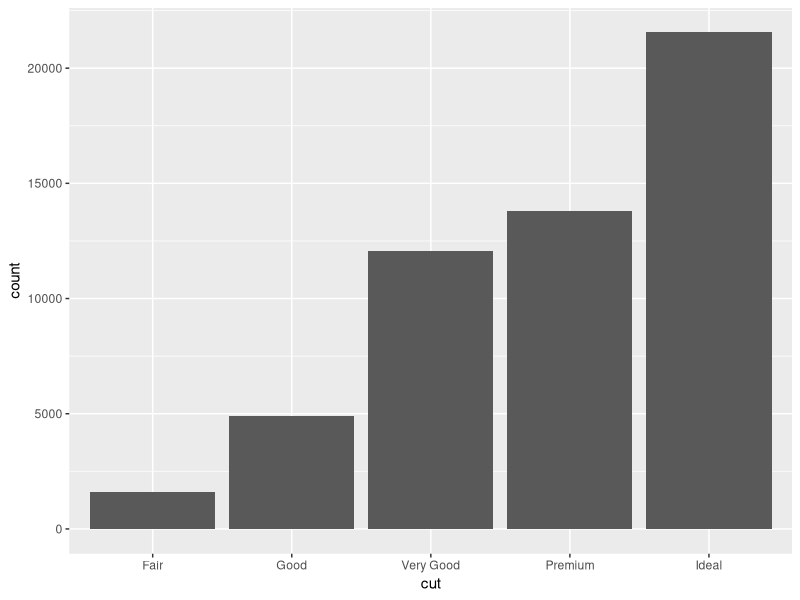
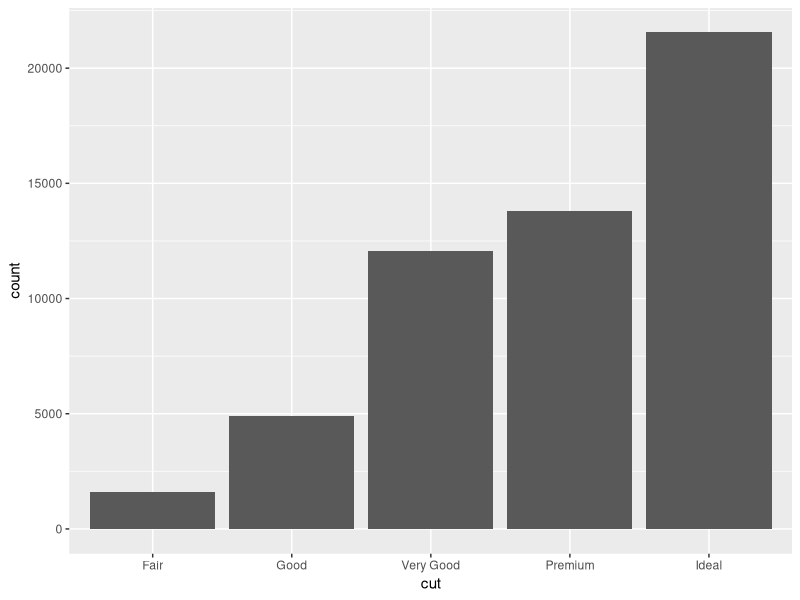
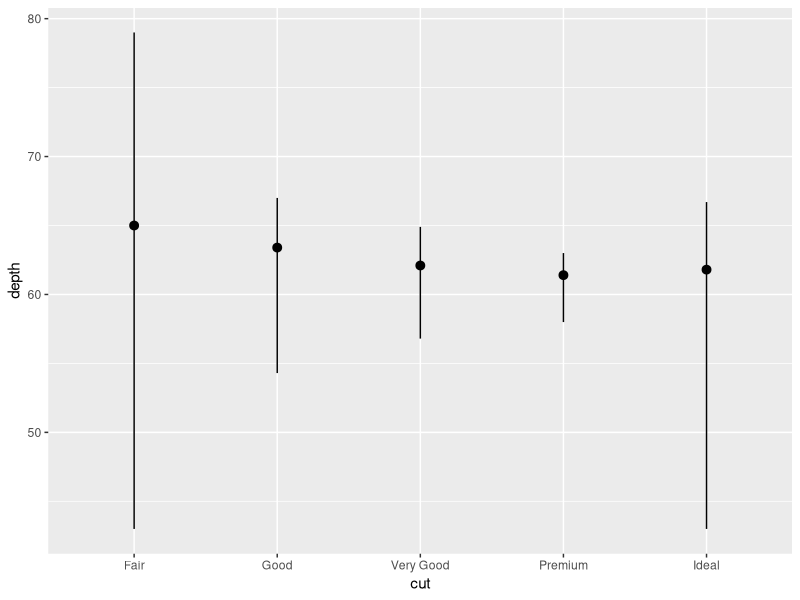
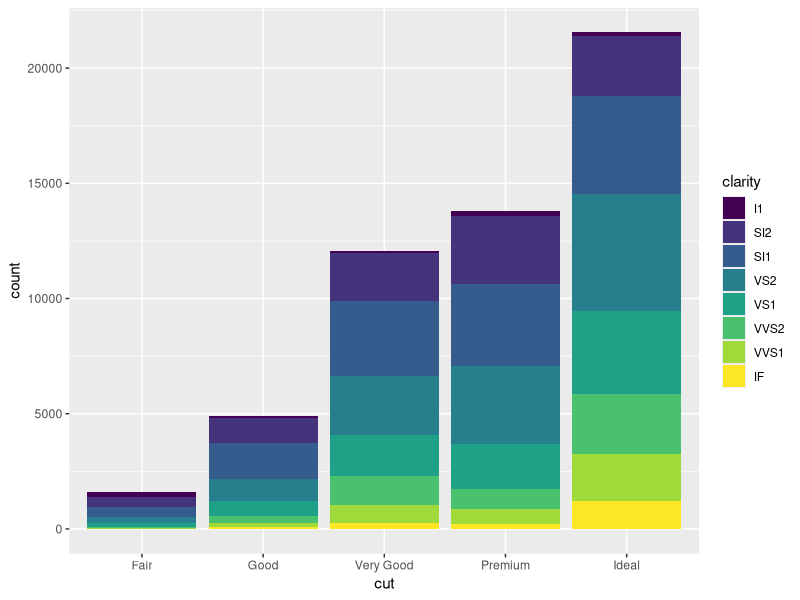
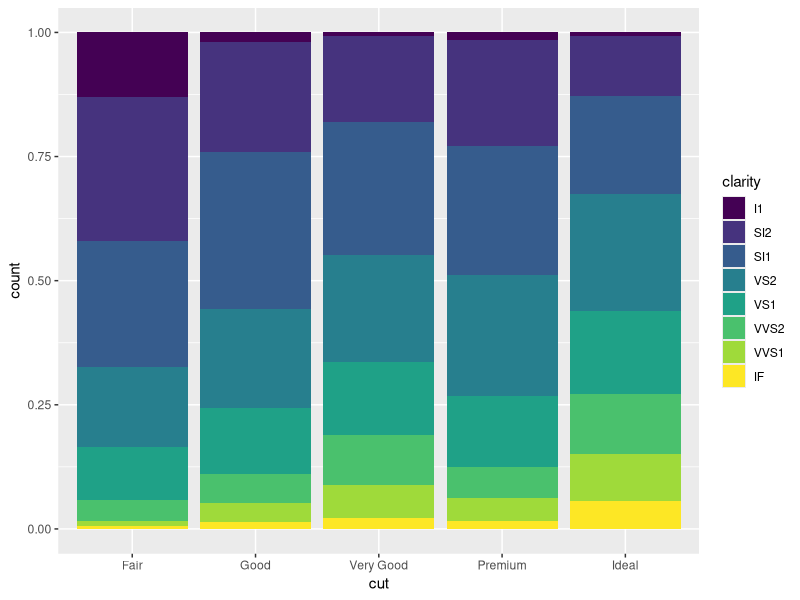
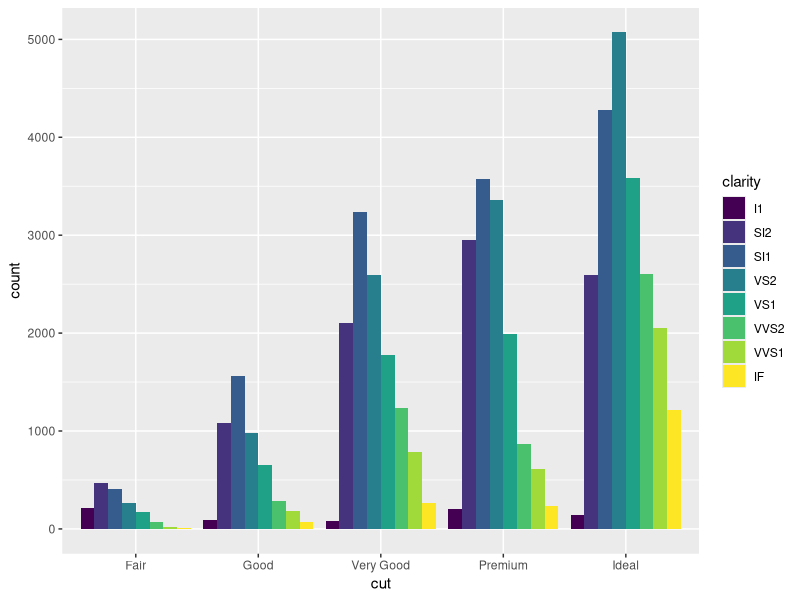
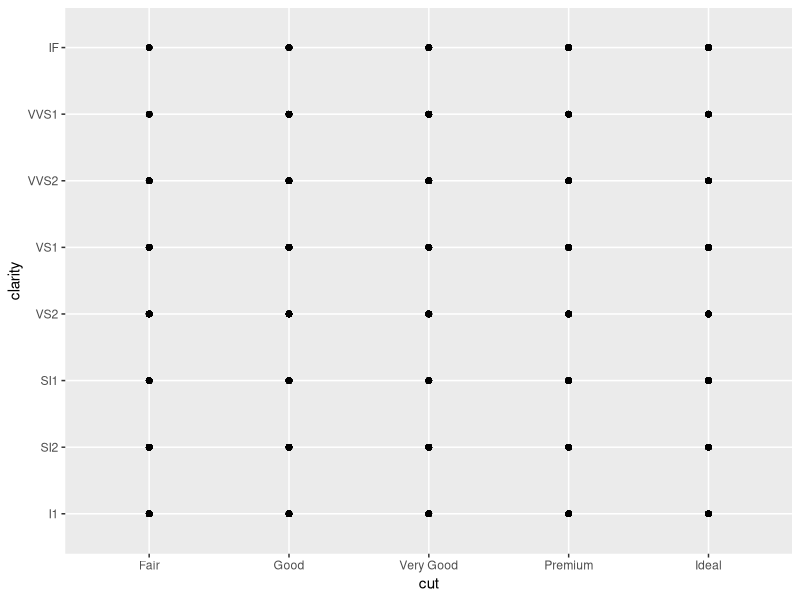
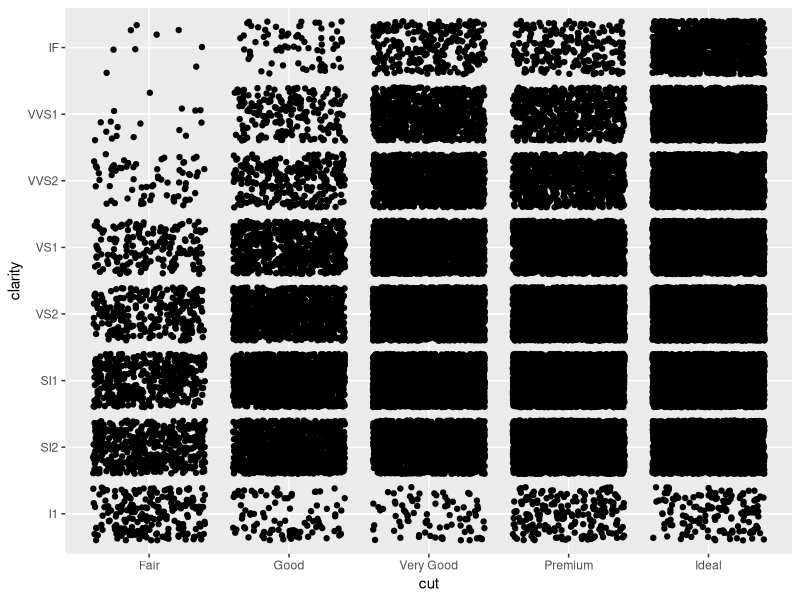

R code for these plots, in order:
# Exercise 2: More ggplot2 Grammar

# Install and load `ggplot2`
# install.packages("ggplot2") # if needed
library("ggplot2")

# For this exercise you will again be working with the `diamonds` data set.
# Use `?diamonds` to review details about this data set
?diamonds


## Statistical Transformations

# Draw a bar chart of the diamonds data, organized by cut
# The height of each bar is based on the "count" (number) of diamonds with that cut
ggplot(data = diamonds) +  geom_bar(mapping = aes(x=cut))

# Use the `stat_count` to apply the statistical transformation "count" to the diamonds
# by cut. You do not need a separate geometry layer!
ggplot(data = diamonds) +  stat_count(mapping = aes(x=cut))

# Use the `stat_summary` function to draw a chart with a summary layer.
# Map the x-position to diamond `cut`, and the y-position to diamond `depth`
# Bonus: use `min` as the function ymin, `max` as the function ymax, and `median` as the function y
ggplot(data = diamonds) +  stat_summary(mapping = aes(x = cut, y = depth),
                                        fun.ymin = min, fun.ymax = max, fun.y = median)


## Position Adjustments

# Draw a bar chart of diamond data organized by cut, with each bar filled by clarity.
# You should see a _stacked_ bar chart.
ggplot(data = diamonds) +  geom_bar(mapping = aes(x = cut, fill = clarity))

# Draw the same chart again, but with each element positioned to "fill" the y axis
ggplot(data = diamonds) +  geom_bar(mapping = aes(x = cut, fill = clarity), position = "fill")

# Draw the same chart again, but with each element positioned to "dodge" each other
ggplot(data = diamonds) +  geom_bar(mapping = aes(x = cut, fill = clarity), position = "dodge")

# Draw a plot with point geometry with the x-position mapped to `cut` and the y-position mapped to `clarity`
# This creates a "grid" grouping the points
ggplot(data = diamonds) +  geom_point(mapping = aes(x = cut, y = clarity))

# Use the "jitter" position adjustment to keep the points from all overlapping!
# (This works a little better with a sample of diamond data, such as from the previous exercise).
ggplot(data = diamonds) +
  geom_point(mapping = aes(x = cut, y = clarity), position = "jitter")


## Scales

# Draw a "boxplot" (with `geom_boxplot()`) for the diamond's price (y) by color (x)
ggplot(data = diamonds) +  geom_boxplot(mapping = aes(x=color, y=price))

# This has a lot of outliers, making it harder to read. To fix this, draw the same plot but
# with a _logarithmic_ scale for the y axis.
ggplot(data = diamonds) +  geom_boxplot(mapping = aes(x=color, y=price)) +
  scale_y_log10()

# For another version, draw the same plot but with `violin` geometry instead of `boxplot` geometry!
# How does the logarithmic scale change the data presentation?
ggplot(data = diamonds) +  geom_violin(mapping = aes(x=color, y=price)) +
  scale_y_log10()

# Another interesting plot: draw a plot of the diamonds price (y) by carat (x), using a heatmap of 2d bins
# (geom_bin2d)
# What happens when you make the x and y channels scale logarithmically?
ggplot(data = diamonds) +  geom_bin2d(mapping = aes(x=carat, y=price)) +  scale_x_log10() +  scale_y_log10()

# Draw a scatter plot for the diamonds  price (y) by carat (x). Color each point by the clarity
# (Remember, this will take a while. Use a sample of the diamonds for faster results)
ggplot(data = diamonds) +  geom_point(mapping = aes(x = carat, y = price, color = clarity))

# Change the color of the previous plot using a ColorBrewer scale of your choice. What looks nice?
ggplot(data = diamonds) +  geom_point(mapping = aes(x = carat, y = price, color = clarity)) +
  scale_color_brewer(palette = "Spectral")


## Coordinate Systems

# Draw a bar chart with x-position and fill color BOTH mapped to cut
# For best results, SET the `width` of the geometry to be 1 (fill plot, no space between)
# You can save this to a variable for easier modifications
bar <- ggplot(data = diamonds) +  geom_bar(mapping = aes(x = cut, fill = cut), width=1)
bar

# Draw the same chart, but with the coordinate system flipped
bar + coord_flip()

# Draw the same chart, but in a polar coordinate system. Now you have a Coxcomb chart!
bar + coord_polar()



## Facets

# Take the scatter plot of price by carat data (colored by clarity) and add _facets_ based on
# the diamond's `color`



## Saving Plots

# Use the `ggsave()` function to save one of your plots (the most recent one generated) to disk.
# Name the output file "my-plot.png".
# Make sure you've set the working directory!!
